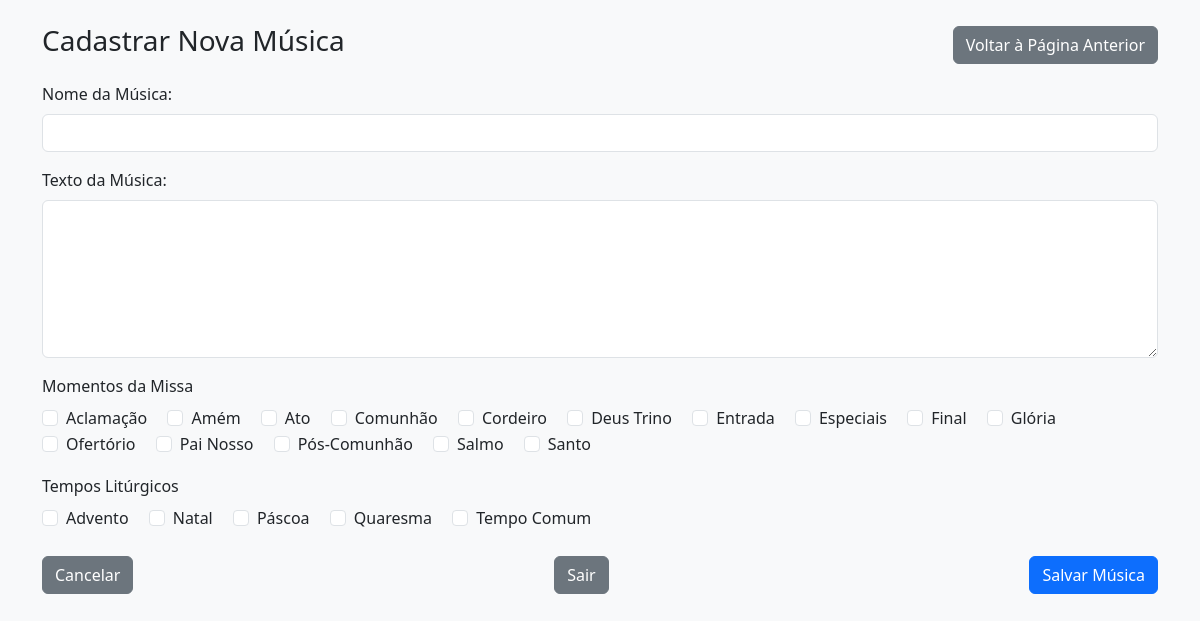
The page /admin/musicas_form.php on the database its author committed.
### tables this page shows
CREATE TABLE IF NOT EXISTS `tbmomentosmissa` (
  `idMomento` int(11) NOT NULL AUTO_INCREMENT,
  `DescMomento` varchar(50) DEFAULT NULL,
  `OrdemDeExecucao` char(4) DEFAULT NULL,
  PRIMARY KEY (`idMomento`)
);

CREATE TABLE IF NOT EXISTS `tbtpliturgico` (
  `idTpLiturgico` int(11) NOT NULL AUTO_INCREMENT,
  `DescTempo` varchar(50) NOT NULL,
  `Sigla` varchar(2) NOT NULL,
  PRIMARY KEY (`idTpLiturgico`)
);

### admin/musicas_form.php (the view, shortened to what this page needs)
<?php
include('../conexao.php');
$momentos = [];
$sqlMomentos = "SELECT * FROM tbmomentosmissa ORDER BY DescMomento ASC";
$resultMomentos = $conn->query($sqlMomentos);
while ($row = $resultMomentos->fetch_assoc()) {
    $momentos[] = $row;
}
$tempos = [];
$sqlTempos = "SELECT * FROM tbtpliturgico ORDER BY DescTempo ASC";
$resultTempos = $conn->query($sqlTempos);
while ($row = $resultTempos->fetch_assoc()) {
    $tempos[] = $row;
}
?>
<!DOCTYPE html>
<html lang="pt-br">
<head>
    <link href="https://cdn.jsdelivr.net/npm/bootstrap@5.3.0/dist/css/bootstrap.min.css" rel="stylesheet">
</head>
<body class="bg-light">
<div class="container mt-4">
    <div class="d-flex justify-content-between align-items-center mb-3">
        <h3>Cadastrar Nova Música</h3>
        <a href="musicas.php" class="btn btn-secondary">Voltar à Página Anterior</a>
    </div>
    <form action="musicas_salvar.php" method="POST">
        <div class="mb-3">
            <label for="nome" class="form-label">Nome da Música:</label>
            <input type="text" name="NomeMusica" id="nome" class="form-control" required>
        </div>
        <div class="mb-3">
            <label for="texto" class="form-label">Texto da Música:</label>
            <textarea name="Musica" id="texto" class="form-control" rows="6" required></textarea>
        </div>
<div class="mb-3">
    <label class="form-label">Momentos da Missa</label><br>
    <?php foreach ($momentos as $m): ?>
        <div class="form-check form-check-inline">
            <input class="form-check-input" type="checkbox" name="momentos[]" value="<?= $m['idMomento'] ?>">
            <label class="form-check-label"><?= htmlspecialchars($m['DescMomento']) ?></label>
        </div>
    <?php endforeach; ?>
</div>
<div class="mb-3">
    <label class="form-label">Tempos Litúrgicos</label><br>
    <?php foreach ($tempos as $t): ?>
        <div class="form-check form-check-inline">
            <input class="form-check-input" type="checkbox" name="tempos[]" value="<?= $t['idTpLiturgico'] ?>">
            <label class="form-check-label"><?= htmlspecialchars($t['DescTempo']) ?></label>
        </div>
    <?php endforeach; ?>
</div>
        <div class="mt-4 d-flex justify-content-between">
            <a href="musicas.php" class="btn btn-secondary">Cancelar</a>
            <a href="musicas.php" class="btn btn-secondary">Sair</a>
             <button type="submit" class="btn btn-primary" onclick="desabilitarBotao(this)" id="salvarMusica">Salvar Música</button>
        </div>
    </form>
</div>
</body>
</html>

### admin/musicas_form.php (style rules this page uses)
textarea { max-height: 300px; overflow-y: auto; }

### rows shown on the page
tbmomentosmissa: DescMomento "Aclamação"
tbmomentosmissa: DescMomento "Amém"
tbmomentosmissa: DescMomento "Ato"
tbmomentosmissa: DescMomento "Comunhão"
tbmomentosmissa: DescMomento "Cordeiro"
tbmomentosmissa: DescMomento "Deus Trino"
tbmomentosmissa: DescMomento "Entrada"
tbmomentosmissa: DescMomento "Especiais"
tbmomentosmissa: DescMomento "Final"
tbmomentosmissa: DescMomento "Glória"
tbmomentosmissa: DescMomento "Ofertório"
tbmomentosmissa: DescMomento "Pai Nosso"
tbmomentosmissa: DescMomento "Pós-Comunhão"
tbmomentosmissa: DescMomento "Salmo"
tbmomentosmissa: DescMomento "Santo"
tbtpliturgico: DescTempo "Advento"
tbtpliturgico: DescTempo "Natal"
tbtpliturgico: DescTempo "Páscoa"
tbtpliturgico: DescTempo "Quaresma"
tbtpliturgico: DescTempo "Tempo Comum"
